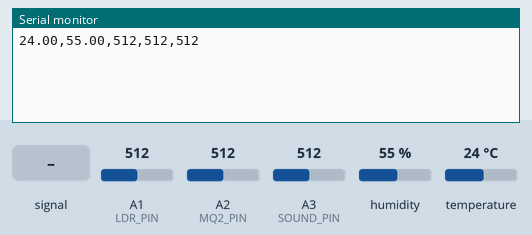
Recording of a sketch running on a simulated Arduino Uno, built with avr-gcc and run on an emulated ATmega328P. Shown: the last lines printed to the serial monitor. Inputs (shaded band) come from the test bench; at power-on: humidity 55 %, A1 (LDR_PIN) = 512, A2 (MQ2_PIN) = 512, A3 (SOUND_PIN) = 512, temperature 24 °C.

Above: at 3.2 s.
3.3 s: A3 (SOUND_PIN) fed a 200 Hz sine of ±81 counts around its level
10.8 s: humidity set to 22 %
At 13.2 s:
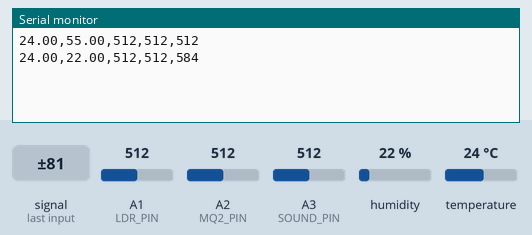
18.3 s: A1 (LDR_PIN) set to 716
At 23.0 s:
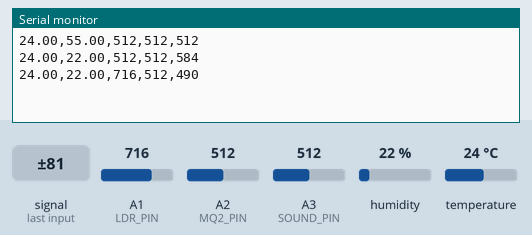
25.8 s: A2 (MQ2_PIN) set to 716
At 32.8 s:
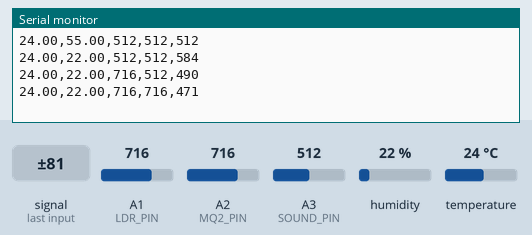
33.3 s: A3 (SOUND_PIN) set to 716
40.8 s: temperature set to 12 °C
At 42.7 s:
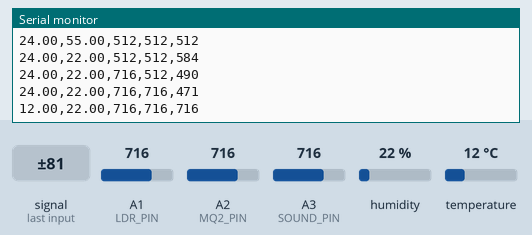
Timing chart, 0 to 44.2 s (numbered marks = the images above; inputs shaded):
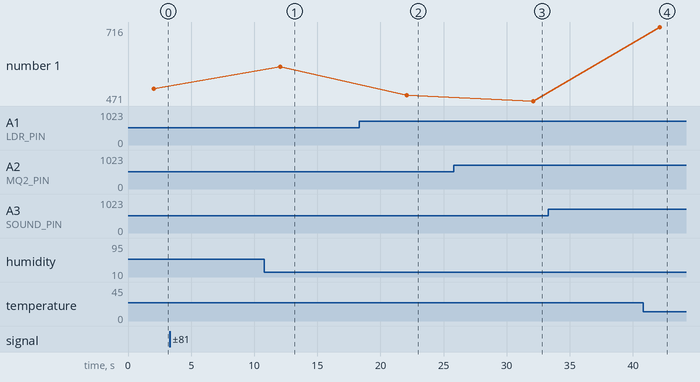

Measured:
- after the input at 10.8 s, the serial monitor: prints a new line after 1.3 s (image 1)
- after the input at 18.3 s, the serial monitor: prints a new line after 3.8 s (image 2)
- after the input at 25.8 s, the serial monitor: prints a new line after 6.3 s (image 3)
- after the input at 40.8 s, the serial monitor: prints a new line after 1.3 s (image 4)

The sketch:

CodeUno.ino
```cpp
#include <SoftwareSerial.h>
#include <DHT.h>

// Khai báo chân kết nối cảm biến
#define DHTPIN 8         // Cảm biến DHT11 nối chân 8
#define DHTTYPE DHT11    // Loại cảm biến DHT11
#define LDR_PIN A1       // Cảm biến ánh sáng (LDR)
#define MQ2_PIN A2       // Cảm biến khí gas MQ-2
#define SOUND_PIN A3     // Cảm biến âm thanh KY-038

DHT dht(DHTPIN, DHTTYPE);  // Khởi tạo đối tượng DHT

// Giao tiếp Serial giữa Arduino UNO và ESP8266
SoftwareSerial espSerial(2, 3);  // RX, TX (D2 -> ESP TX, D3 -> ESP RX)

void setup() {
    Serial.begin(115200);  // Serial Monitor
    espSerial.begin(115200);  // Serial ESP8266

    dht.begin();  // Khởi động cảm biến DHT
    delay(2000);  // Chờ cảm biến ổn định
}

void loop() {
    // Đọc dữ liệu từ cảm biến DHT11
    float temp = dht.readTemperature();  // Nhiệt độ (°C)
    float hum = dht.readHumidity();      // Độ ẩm (%)

    // Kiểm tra nếu cảm biến DHT bị lỗi
    if (isnan(temp) || isnan(hum)) {
        Serial.println("⚠️ Lỗi khi đọc cảm biến DHT11!");
        return;
    }

    // Đọc dữ liệu từ các cảm biến khác
    int light = analogRead(LDR_PIN);   // Ánh sáng (0 - 1023)
    int gas = analogRead(MQ2_PIN);     // Khí gas (0 - 1023)
    int sound = analogRead(SOUND_PIN); // Âm thanh (0 - 1023)

    // Định dạng dữ liệu gửi qua Serial với dấu phẩy `,`
    String data = String(temp) + "," + String(hum) + "," +
                  String(light) + "," + String(gas) + "," + String(sound);

    // Gửi dữ liệu đến ESP8266
    espSerial.println(data);
    Serial.println(data);

    delay(10000);  // Gửi dữ liệu mỗi 10 giây
}
```
